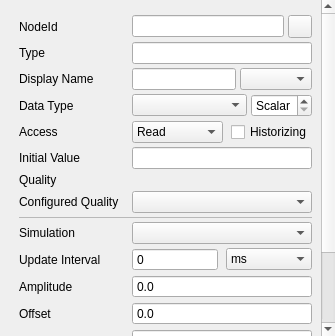
<?xml version="1.0" encoding="UTF-8"?>
<ui version="4.0">
 <class>VariablePropertiesWidget</class>
 <widget class="QWidget" name="VariablePropertiesWidget">
  <layout class="QVBoxLayout" name="variablePropertiesLayout">
   <property name="spacing">
    <number>0</number>
   </property>
   <property name="leftMargin">
    <number>0</number>
   </property>
   <property name="topMargin">
    <number>0</number>
   </property>
   <property name="rightMargin">
    <number>0</number>
   </property>
   <property name="bottomMargin">
    <number>0</number>
   </property>
   <item>
    <widget class="QScrollArea" name="propertiesPanelScroll">
     <property name="frameShape">
      <enum>QFrame::NoFrame</enum>
     </property>
     <property name="widgetResizable">
      <bool>true</bool>
     </property>
     <property name="horizontalScrollBarPolicy">
      <enum>Qt::ScrollBarAlwaysOff</enum>
     </property>
     <property name="panelBody" stdset="0">
      <bool>true</bool>
     </property>
     <widget class="QWidget" name="propertiesPanelBody">
      <layout class="QVBoxLayout" name="propertiesPanelBodyLayout">
       <property name="spacing">
        <number>8</number>
       </property>
       <property name="leftMargin">
        <number>10</number>
       </property>
       <property name="topMargin">
        <number>6</number>
       </property>
       <property name="rightMargin">
        <number>10</number>
       </property>
       <property name="bottomMargin">
        <number>0</number>
       </property>
       <item>
        <widget class="QWidget" name="propertiesHost">
         <layout class="QGridLayout" name="propertiesForm" columnstretch="0,1">
          <property name="horizontalSpacing">
           <number>13</number>
          </property>
          <property name="verticalSpacing">
           <number>4</number>
          </property>
          <item row="0" column="0">
           <widget class="ElidedLabel" name="nodeIdLabel">
            <property name="text">
             <string>NodeId</string>
            </property>
           </widget>
          </item>
          <item row="0" column="1">
           <layout class="QHBoxLayout" name="nodeIdLayout">
            <property name="spacing">
             <number>4</number>
            </property>
            <item>
             <widget class="ElidedLineEdit" name="nodeIdEdit">
              <property name="readOnly">
               <bool>true</bool>
              </property>
             </widget>
            </item>
            <item>
             <widget class="QToolButton" name="copyNodeIdButton">
              <property name="toolTip">
               <string>Copy NodeId</string>
              </property>
             </widget>
            </item>
           </layout>
          </item>
          <item row="1" column="0">
           <widget class="ElidedLabel" name="typeLabel">
            <property name="text">
             <string>Type</string>
            </property>
           </widget>
          </item>
          <item row="1" column="1">
           <widget class="ElidedLineEdit" name="typeEdit">
            <property name="readOnly">
             <bool>true</bool>
            </property>
           </widget>
          </item>
          <item row="2" column="0">
           <widget class="ElidedLabel" name="displayNameLabel">
            <property name="text">
             <string>Display Name</string>
            </property>
           </widget>
          </item>
          <item row="2" column="1">
           <layout class="QHBoxLayout" name="displayNameLayout">
            <property name="spacing">
             <number>4</number>
            </property>
            <item>
             <widget class="ElidedLineEdit" name="displayNameEdit"/>
            </item>
            <item>
             <widget class="ElidedComboBox" name="iconCombo">
              <property name="toolTip">
               <string>Icon</string>
              </property>
              <property name="accessibleName">
               <string>Icon</string>
              </property>
             </widget>
            </item>
           </layout>
          </item>
          <item row="3" column="0">
           <widget class="ElidedLabel" name="dataTypeLabel">
            <property name="text">
             <string>Data Type</string>
            </property>
           </widget>
          </item>
          <item row="3" column="1">
           <layout class="QHBoxLayout" name="dataTypeLayout">
            <property name="spacing">
             <number>4</number>
            </property>
            <item>
             <widget class="ElidedComboBox" name="dataTypeCombo">
              <property name="sizePolicy">
               <sizepolicy hsizetype="Expanding" vsizetype="Fixed">
                <horstretch>1</horstretch>
                <verstretch>0</verstretch>
               </sizepolicy>
              </property>
             </widget>
            </item>
            <item>
             <widget class="QSpinBox" name="arrayLengthSpin">
              <property name="toolTip">
               <string>Number of array elements; Scalar holds a single value</string>
              </property>
              <property name="accessibleName">
               <string>Array Length</string>
              </property>
              <property name="specialValueText">
               <string>Scalar</string>
              </property>
              <property name="prefix">
               <string>[</string>
              </property>
              <property name="suffix">
               <string>]</string>
              </property>
              <property name="maximum">
               <number>1000</number>
              </property>
             </widget>
            </item>
           </layout>
          </item>
          <item row="4" column="0">
           <widget class="ElidedLabel" name="accessLabel">
            <property name="text">
             <string>Access</string>
            </property>
           </widget>
          </item>
          <item row="4" column="1">
           <layout class="QHBoxLayout" name="accessLayout">
            <property name="spacing">
             <number>8</number>
            </property>
            <item>
             <widget class="ElidedComboBox" name="accessCombo">
              <property name="sizePolicy">
               <sizepolicy hsizetype="Expanding" vsizetype="Fixed">
                <horstretch>1</horstretch>
                <verstretch>0</verstretch>
               </sizepolicy>
              </property>
              <item>
               <property name="text">
                <string>Read</string>
               </property>
              </item>
              <item>
               <property name="text">
                <string>Write</string>
               </property>
              </item>
              <item>
               <property name="text">
                <string>Read/Write</string>
               </property>
              </item>
             </widget>
            </item>
            <item>
             <widget class="QCheckBox" name="historizingCheck">
              <property name="text">
               <string>Historizing</string>
              </property>
              <property name="toolTip">
               <string>Keep the recent values in memory for clients that read the history; Server Settings limit how many</string>
              </property>
             </widget>
            </item>
           </layout>
          </item>
          <item row="5" column="0">
           <widget class="ElidedLabel" name="initialValueLabel">
            <property name="text">
             <string>Initial Value</string>
            </property>
           </widget>
          </item>
          <item row="5" column="1">
           <widget class="ElidedLineEdit" name="initialValueEdit"/>
          </item>
          <item row="6" column="0">
           <widget class="ElidedLabel" name="qualityLabel">
            <property name="text">
             <string>Quality</string>
            </property>
           </widget>
          </item>
          <item row="6" column="1">
           <widget class="StatusIndicator" name="qualityIndicator" native="true"/>
          </item>
          <item row="7" column="0">
           <widget class="ElidedLabel" name="configuredQualityLabel">
            <property name="text">
             <string>Configured Quality</string>
            </property>
           </widget>
          </item>
          <item row="7" column="1">
           <widget class="ElidedComboBox" name="qualityCombo">
            <property name="toolTip">
             <string>Quality to report with values; the actual quality above also reflects server errors</string>
            </property>
           </widget>
          </item>
          <item row="8" column="0" rowspan="1" colspan="2">
           <widget class="QFrame" name="propertiesSeparator">
            <property name="frameShape">
             <enum>QFrame::StyledPanel</enum>
            </property>
            <property name="minimumSize">
             <size>
              <width>0</width>
              <height>1</height>
             </size>
            </property>
            <property name="maximumSize">
             <size>
              <width>16777215</width>
              <height>1</height>
             </size>
            </property>
            <property name="separator" stdset="0">
             <bool>true</bool>
            </property>
           </widget>
          </item>
          <item row="9" column="0">
           <widget class="ElidedLabel" name="simulationLabel">
            <property name="text">
             <string>Simulation</string>
            </property>
           </widget>
          </item>
          <item row="9" column="1">
           <widget class="ElidedComboBox" name="simulationCombo">
           </widget>
          </item>
          <item row="10" column="0">
           <widget class="ElidedLabel" name="updateIntervalLabel">
            <property name="text">
             <string>Update Interval</string>
            </property>
           </widget>
          </item>
          <item row="10" column="1">
           <layout class="QHBoxLayout" name="intervalLayout">
            <property name="spacing">
             <number>8</number>
            </property>
            <item>
             <widget class="QSpinBox" name="intervalSpin">
              <property name="buttonSymbols">
               <enum>QAbstractSpinBox::NoButtons</enum>
              </property>
              <property name="maximum">
               <number>86400000</number>
              </property>
             </widget>
            </item>
            <item>
             <widget class="ElidedComboBox" name="intervalUnitCombo">
              <item>
               <property name="text">
                <string>ms</string>
               </property>
              </item>
              <item>
               <property name="text">
                <string>s</string>
               </property>
              </item>
             </widget>
            </item>
           </layout>
          </item>
          <item row="11" column="0">
           <widget class="ElidedLabel" name="amplitudeLabel">
            <property name="text">
             <string>Amplitude</string>
            </property>
           </widget>
          </item>
          <item row="11" column="1">
           <widget class="QDoubleSpinBox" name="amplitudeSpin">
            <property name="buttonSymbols">
             <enum>QAbstractSpinBox::NoButtons</enum>
            </property>
            <property name="decimals">
             <number>1</number>
            </property>
            <property name="minimum">
             <double>-1000000000.0</double>
            </property>
            <property name="maximum">
             <double>1000000000.0</double>
            </property>
           </widget>
          </item>
          <item row="12" column="0">
           <widget class="ElidedLabel" name="offsetLabel">
            <property name="text">
             <string>Offset</string>
            </property>
           </widget>
          </item>
          <item row="12" column="1">
           <widget class="QDoubleSpinBox" name="offsetSpin">
            <property name="buttonSymbols">
             <enum>QAbstractSpinBox::NoButtons</enum>
            </property>
            <property name="decimals">
             <number>1</number>
            </property>
            <property name="minimum">
             <double>-1000000000.0</double>
            </property>
            <property name="maximum">
             <double>1000000000.0</double>
            </property>
           </widget>
          </item>
          <item row="13" column="0">
           <widget class="ElidedLabel" name="periodLabel">
            <property name="text">
             <string>Period</string>
            </property>
           </widget>
          </item>
          <item row="13" column="1">
           <widget class="QSpinBox" name="periodSpin">
            <property name="buttonSymbols">
             <enum>QAbstractSpinBox::NoButtons</enum>
            </property>
            <property name="suffix">
             <string> ms</string>
            </property>
            <property name="minimum">
             <number>1</number>
            </property>
            <property name="maximum">
             <number>86400000</number>
            </property>
           </widget>
          </item>
          <item row="14" column="0">
           <widget class="ElidedLabel" name="valuesLabel">
            <property name="text">
             <string>Values</string>
            </property>
           </widget>
          </item>
          <item row="14" column="1">
           <widget class="ElidedLineEdit" name="valuesEdit">
            <property name="placeholderText">
             <string>Values separated by ;</string>
            </property>
           </widget>
          </item>
         </layout>
        </widget>
       </item>
       <item>
        <spacer name="spacer2">
         <property name="orientation">
          <enum>Qt::Vertical</enum>
         </property>
        </spacer>
       </item>
       <item>
        <widget class="QWidget" name="propertiesActions">
         <layout class="QHBoxLayout" name="propertiesButtonsLayout">
          <property name="leftMargin">
           <number>0</number>
          </property>
          <property name="topMargin">
           <number>0</number>
          </property>
          <property name="rightMargin">
           <number>0</number>
          </property>
          <property name="bottomMargin">
           <number>10</number>
          </property>
          <property name="spacing">
           <number>8</number>
          </property>
          <item>
           <widget class="QPushButton" name="alarmButton">
            <property name="text">
             <string>Alarm...</string>
            </property>
            <property name="toolTip">
             <string>Raise an OPC UA alarm when the value crosses limits or leaves its normal value</string>
            </property>
           </widget>
          </item>
          <item>
           <spacer name="propertiesButtonsSpacer">
            <property name="orientation">
             <enum>Qt::Horizontal</enum>
            </property>
           </spacer>
          </item>
          <item>
           <widget class="QPushButton" name="revertButton">
            <property name="text">
             <string>Revert</string>
            </property>
           </widget>
          </item>
          <item>
           <widget class="QPushButton" name="applyButton">
            <property name="text">
             <string>Apply</string>
            </property>
            <property name="default">
             <bool>true</bool>
            </property>
           </widget>
          </item>
         </layout>
        </widget>
       </item>
      </layout>
     </widget>
    </widget>
   </item>
  </layout>
 </widget>
 <customwidgets>
  <customwidget>
   <class>StatusIndicator</class>
   <extends>QWidget</extends>
   <header>statusindicator.h</header>
  </customwidget>
  <customwidget>
   <class>ElidedLineEdit</class>
   <extends>QLineEdit</extends>
   <header>elidedlineedit.h</header>
  </customwidget>
  <customwidget>
   <class>ElidedComboBox</class>
   <extends>QComboBox</extends>
   <header>elidedcombobox.h</header>
  </customwidget>
  <customwidget>
   <class>ElidedLabel</class>
   <extends>QLabel</extends>
   <header>elidedlabel.h</header>
  </customwidget>
 </customwidgets>
 <resources/>
 <connections/>
</ui>
